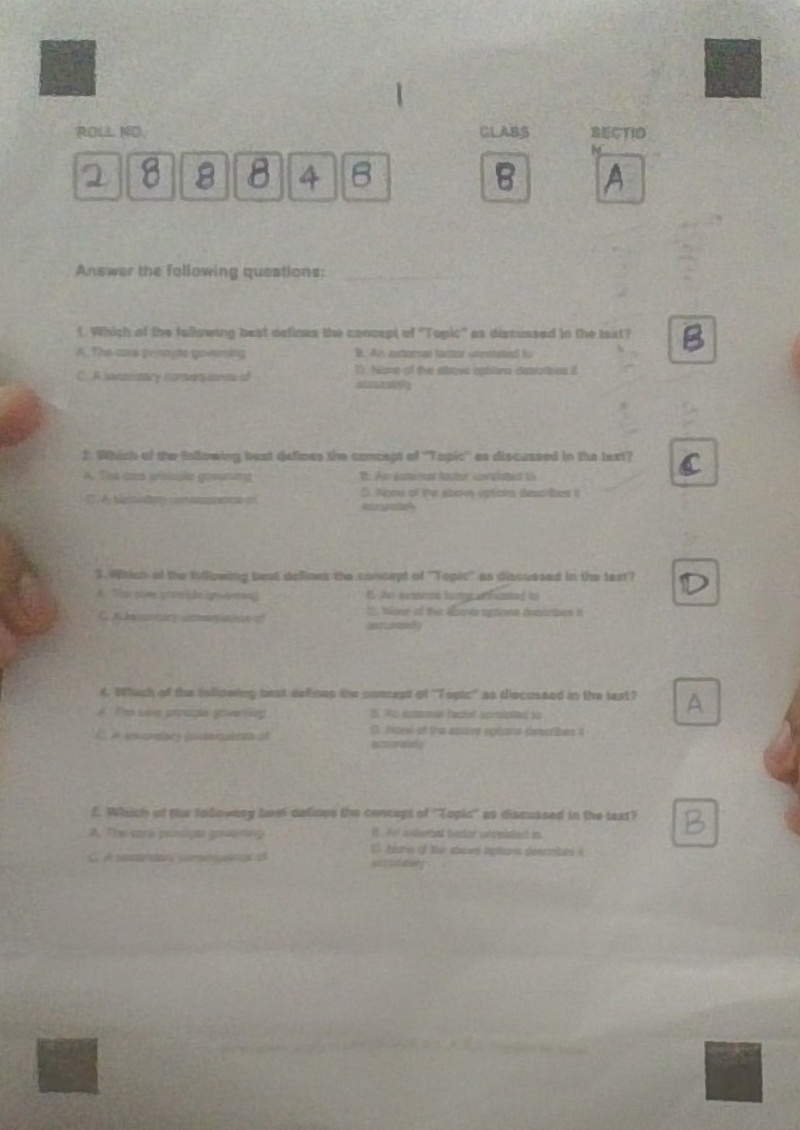
#> input picture QuestionScannerProject/debug_warped.jpg, 800 x 1130 px
$ python find_blue_boxes.py
#> lines starting #> are read from the running program, lines starting #| are printed output that depends on the picture; after the words box and inside, x2 and y2 are one past the last pixel; in counts of white or black regions, pixels touching at a corner belong together
import cv2
import numpy as np

img = cv2.imread("debug_warped.jpg")
#> img is the input picture: shape (1130, 800, 3); mean B, G, R 143.9, 151.9, 154.6
if img is None:
    print("Error: debug_warped.jpg not found.")
    exit(1)

# Convert to HSV
hsv = cv2.cvtColor(img, cv2.COLOR_BGR2HSV)
#> hsv: shape (1130, 800, 3); mean H, S, V 24.5, 18.6, 154.8

# Define blue color range for the blue boxes (hex #0284c7 or #2563eb)
# Blue Hue is typically 100-130
lower_blue = np.array([90, 30, 40])
upper_blue = np.array([135, 255, 255])

mask = cv2.inRange(hsv, lower_blue, upper_blue)
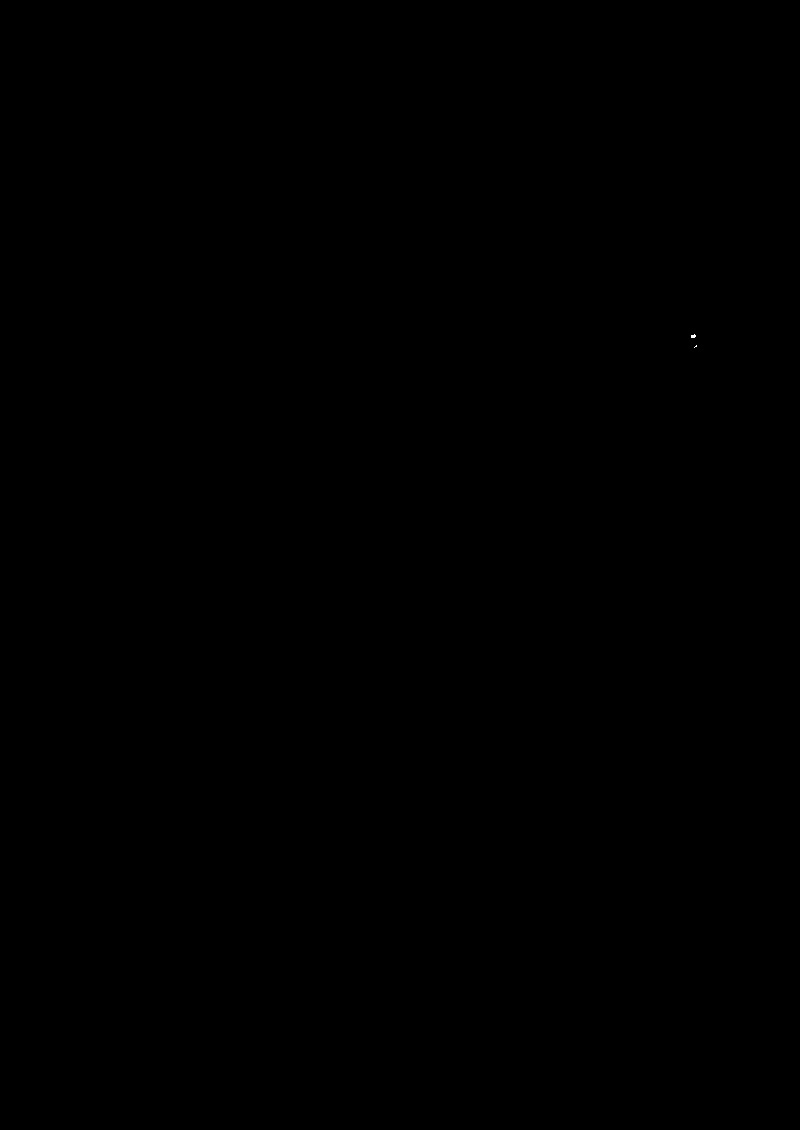
#> mask: shape (1130, 800); 0% white in thin lines or dots, all inside (x1, y1, x2, y2) = (691, 334, 697, 348)
cv2.imwrite("debug_blue_mask.jpg", mask)

# Find contours
contours, _ = cv2.findContours(mask, cv2.RETR_EXTERNAL, cv2.CHAIN_APPROX_SIMPLE)
#> contours = 2 contours, all with area under 20
print(f"Found {len(contours)} total blue contours.")
#| Found 2 total blue contours.

annotated = img.copy()
box_candidates = []

for idx, cnt in enumerate(contours):
    area = cv2.contourArea(cnt)
    x, y, w, h = cv2.boundingRect(cnt)
    aspect_ratio = float(w) / h

    # We expect a blue box of 12mm x 12mm
    # On 800 wide A4 image, 12mm is about 45 pixels. So area should be around 45*45 = 2000 pixels?
    # Wait, the border itself is thin, so if it detects the outer border, area is around x,y,w,h bounding box
    # Let's check bounding box dimensions: w and h should be between 25 and 65 pixels
    if (20 <= w <= 65) and (20 <= h <= 65) and (0.6 <= aspect_ratio <= 1.6):
        cx, cy = x + w//2, y + h//2
        box_candidates.append((x, y, w, h, cx, cy))
        cv2.rectangle(annotated, (x, y), (x+w, y+h), (0, 255, 0), 2)
        cv2.putText(annotated, f"{cx},{cy}", (x, y-2), cv2.FONT_HERSHEY_SIMPLEX, 0.4, (0, 0, 255), 1)
#> this loop made 2 passes
#> (cnt, area, x, y, w, h, aspect_ratio) on pass 1: ([[696, 345], [694, 347], [695, 346], [696, 346]], 0.5, 694, 345, 3, 3, 1)
#> (area, x, y, w, h, aspect_ratio) on pass 2: (8.5, 691, 334, 5, 4, 1.25)
#> after the loop, box_candidates = []

cv2.imwrite("debug_detected_boxes.jpg", annotated)
print(f"Found {len(box_candidates)} blue box candidates after filtering.")
#| Found 0 blue box candidates after filtering.
for idx, box in enumerate(box_candidates):
    print(f"Box {idx}: Center=({box[4]}, {box[5]}), Size=({box[2]}x{box[3]})")
#> this loop made 0 passes
